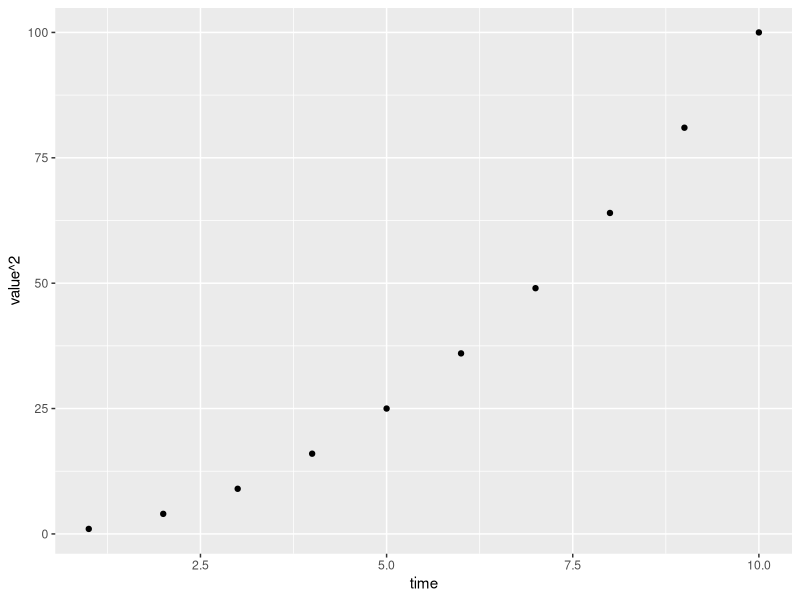

This figure's R source:
library(ggplot2)

df <- data.frame (
    time = 1:10,
    value = 1:10
)

ggplot(df, aes(x=time, y=value ^ 2)) + geom_point()
